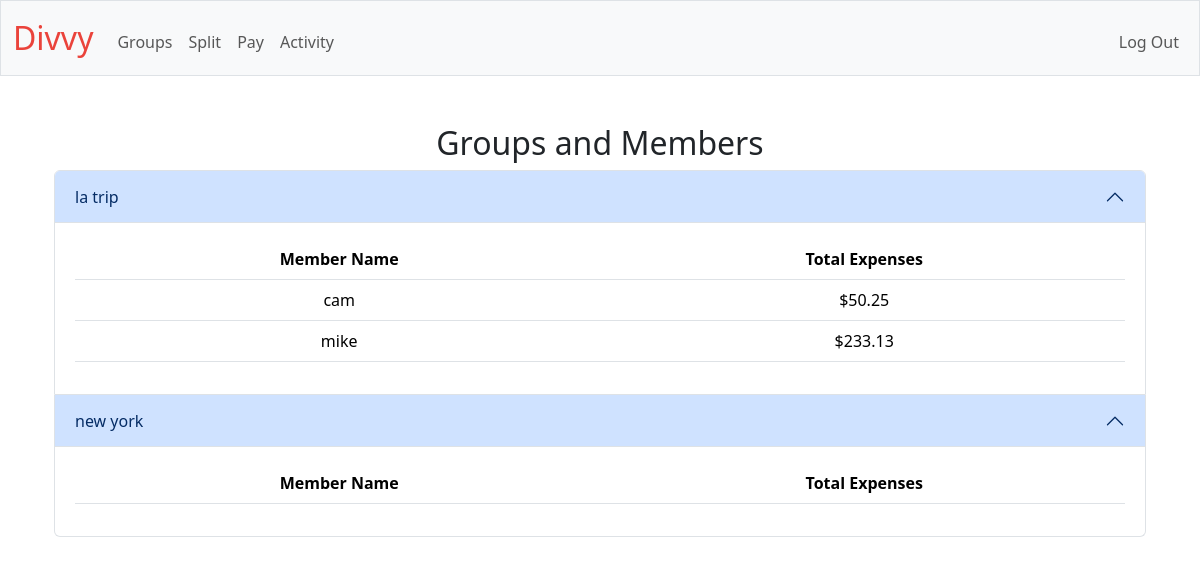
Page / (signed in) on the earlier database version.
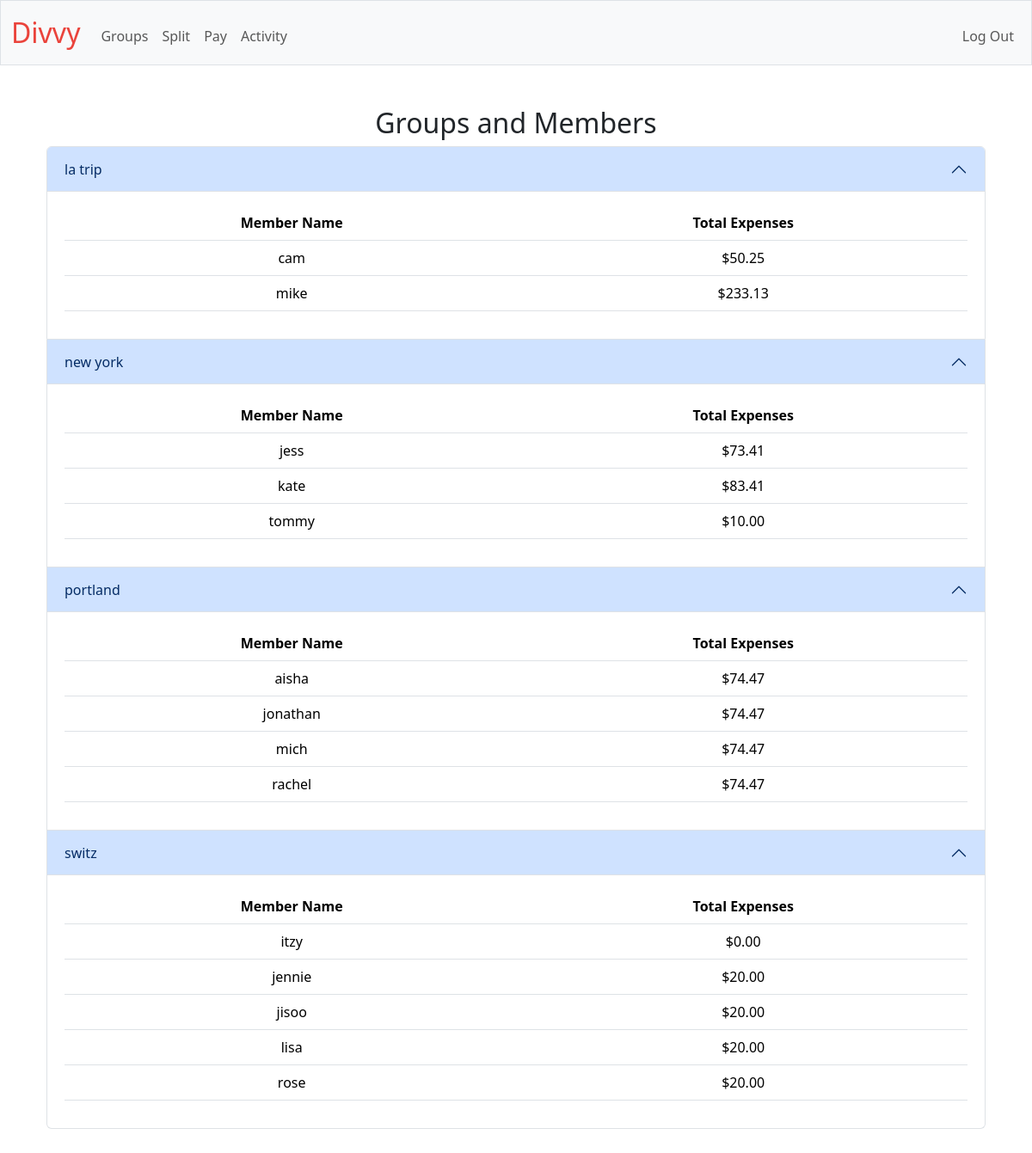
Same page on the later database version.
### tables this page shows
CREATE TABLE groups (
    id INTEGER PRIMARY KEY AUTOINCREMENT,
    group_name TEXT NOT NULL,
    creator_id INTEGER NOT NULL,
    FOREIGN KEY (creator_id) REFERENCES users(id)
);

CREATE TABLE group_members (
    id INTEGER PRIMARY KEY AUTOINCREMENT,
    group_id INTEGER NOT NULL,
    user_id INTEGER NOT NULL,
    member_name TEXT NOT NULL,
    FOREIGN KEY (group_id) REFERENCES groups(id),
    FOREIGN KEY (user_id) REFERENCES users(id)
);

### app.py (the view)
@app.route("/")
@login_required
def index():
    db = get_db().cursor()
    groups = db.execute("SELECT id, group_name FROM groups WHERE creator_id = ?;", (session["user_id"],)).fetchall()
    group_infos = []
    for group in groups:
        group_info = {"group_name": group["group_name"], "members_expenses": []}
        members_expenses = db.execute("SELECT group_members.member_name, SUM(expenses.amount) AS total_expenses FROM expenses JOIN group_members ON expenses.group_member_id = group_members.id WHERE group_members.group_id = ? GROUP BY group_members.member_name;", (group["id"],)).fetchall()
        for member_expense in members_expenses:
            group_info["members_expenses"].append({
                "member_name": member_expense["member_name"],
                "total_expenses": member_expense["total_expenses"]
            })
        group_infos.append(group_info)
    return render_template("index.html", group_infos=group_infos)

### app.py (called while the page is built)
@app.after_request
def after_request(response):
    response.headers["Cache-Control"] = "no-cache, no-store, must-revalidate"
    response.headers["Expires"] = 0
    response.headers["Pragma"] = "no-cache"
    return response

def get_db():
    if 'db' not in g:
        g.db = sqlite3.connect("database.db")
        g.db.row_factory = sqlite3.Row
    return g.db

### helpers.py (called while the page is built)
def login_required(f):
    @wraps(f)
    def decorated_function(*args, **kwargs):
        if session.get("user_id") is None:
            return redirect("/login")
        return f(*args, **kwargs)
    return decorated_function

### templates/index.html (shortened to what this page needs)
{% extends "layout.html" %}
{% block main %}
<div class="container">
    <h2>Groups and Members</h2>
    <div class="accordion" id="accordionExample">
        {% for group_info in group_infos %}
            <div class="accordion-item">
                <h2 class="accordion-header" id="heading{{ loop.index }}">
                    <button class="accordion-button" type="button" data-bs-toggle="collapse" data-bs-target="#collapse{{ loop.index }}" aria-expanded="true" aria-controls="collapse{{ loop.index }}">
                        {{ group_info.group_name }}
                    </button>
                </h2>
                <div id="collapse{{ loop.index }}" class="accordion-collapse collapse show" aria-labelledby="heading{{ loop.index }}" data-bs-parent="#accordionExample">
                    <div class="accordion-body">
                        <table class="table">
                            <thead>
                                <tr>
                                    <th>Member Name</th>
                                    <th>Total Expenses</th>
                                </tr>
                            </thead>
                            <tbody>
                                {% for member_expense in group_info.members_expenses %}
                                    <tr>
                                        <td>{{ member_expense.member_name }}</td>
                                        <td>${{ '%.2f'|format(member_expense.total_expenses) }}</td>
                                    </tr>
                                {% endfor %}
                            </tbody>
                        </table>
                    </div>
                </div>
            </div>
        {% endfor %}
    </div>
</div>
{% endblock %}

### templates/layout.html (shortened to what this page needs)
<!DOCTYPE html>
<html lang="en">
    <head>
        <link href="https://cdn.jsdelivr.net/npm/bootstrap@5.3.3/dist/css/bootstrap.min.css" rel="stylesheet">
        <link href="/static/styles.css" rel="stylesheet">
    </head>
    <body>
        <nav class="bg-light border navbar navbar-expand-md navbar-light">
            <div class="container-fluid">
                <a class="navbar-brand" href="/"><span class="red">Divvy</span></a>
                <div class="collapse navbar-collapse" id="navbar">
                    {% if session["user_id"] %}
                        <ul class="navbar-nav me-auto mt-2">
                            <li class="nav-item"><a class="nav-link" href="/group">Groups</a></li>
                            <li class="nav-item"><a class="nav-link" href="/split">Split</a></li>
                            <li class="nav-item"><a class="nav-link" href="/pay">Pay</a></li>
                            <li class="nav-item"><a class="nav-link" href="/activity">Activity</a></li>
                        </ul>
                        <ul class="navbar-nav ms-auto mt-2">
                            <li class="nav-item"><a class="nav-link" href="/logout">Log Out</a></li>
                        </ul>
                    {% else %}
                        <ul class="navbar-nav ms-auto mt-2">
                            <li class="nav-item"><a class="nav-link" href="/login">Log In</a></li>
                            <li class="nav-item"><a class="nav-link" href="/register">Register</a></li>
                        </ul>
                    {% endif %}
                </div>
            </div>
        </nav>
        <main class="container py-5 text-center">
            {% block main %}{% endblock %}
        </main>
    </body>
</html>

### static/styles.css (style rules this page uses)
nav .navbar-brand { font-size: xx-large; }
nav .navbar-brand .red { color: #ea433b; }
table { background-color: transparent; margin-bottom: 1rem; width: 100%; }
table th, table td { padding: 0.75rem; vertical-align: middle; }
tbody tr:nth-of-type(odd) { background-color: rgb(179, 208, 255, 0.3) }

Differences in the rows shown:
added group_members: member_name "jess", total_expenses "73.41", shown under groups "new york"
added group_members: member_name "kate", total_expenses "83.41", shown under groups "new york"
added group_members: member_name "tommy", total_expenses "10.00", shown under groups "new york"
added groups: group_name "portland"
added group_members: member_name "aisha", total_expenses "74.47", shown under "portland"
added group_members: member_name "jonathan", total_expenses "74.47", shown under "portland"
added group_members: member_name "mich", total_expenses "74.47", shown under "portland"
added group_members: member_name "rachel", total_expenses "74.47", shown under "portland"
added groups: group_name "switz"
added group_members: member_name "itzy", total_expenses "0.00", shown under "switz"
added group_members: member_name "jennie", total_expenses "20.00", shown under "switz"
added group_members: member_name "jisoo", total_expenses "20.00", shown under "switz"
added group_members: member_name "lisa", total_expenses "20.00", shown under "switz"
added group_members: member_name "rose", total_expenses "20.00", shown under "switz"
